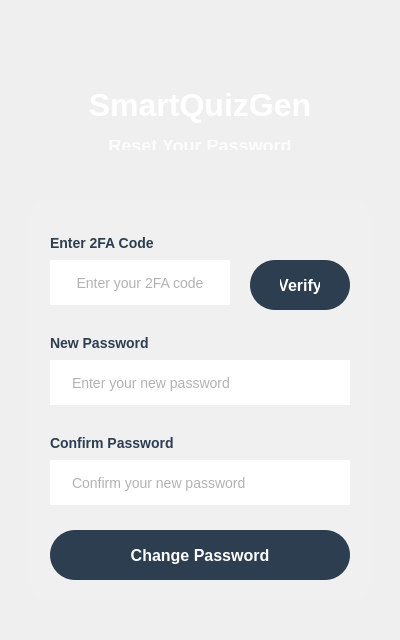
<?xml version="1.0" encoding="UTF-8"?>
<ui version="4.0">
 <class>Check2FA</class>
 <widget class="QWidget" name="Check2FA">
  <property name="geometry">
   <rect>
    <x>0</x>
    <y>0</y>
    <width>400</width>
    <height>640</height>
   </rect>
  </property>
  <property name="minimumSize">
   <size>
    <width>400</width>
    <height>640</height>
   </size>
  </property>
  <property name="maximumSize">
   <size>
    <width>400</width>
    <height>640</height>
   </size>
  </property>
  <property name="windowTitle">
   <string>SmartQuizGen - Reset Password</string>
  </property>
  <property name="styleSheet">
   <string notr="true">QWidget#Check2FA {
    background: qlineargradient(x1:0, y1:0, x2:0, y2:1,
                               stop:0 #6FB4E8, stop:1 #4A90E2);
}

QLabel#titleLabel {
    color: white;
    font-size: 32px;
    font-weight: bold;
    font-family: Arial, sans-serif;
}

QLabel#subtitleLabel {
    color: rgba(255, 255, 255, 200);
    font-size: 18px;
    font-family: Arial, sans-serif;
    margin-bottom: 20px;
}

QLabel {
    color: #2C3E50;
    font-size: 14px;
    font-weight: bold;
    font-family: Arial, sans-serif;
}

QLineEdit {
    background-color: white;
    border: none;
    border-radius: 25px;
    padding: 12px 20px;
    font-size: 14px;
    color: #666;
    font-family: Arial, sans-serif;
}

QLineEdit:focus {
    border: 2px solid #4A90E2;
    outline: none;
}

QPushButton {
    background-color: #2C3E50;
    color: white;
    border: none;
    border-radius: 25px;
    padding: 15px 30px;
    font-size: 16px;
    font-weight: bold;
    font-family: Arial, sans-serif;
    min-height: 20px;
}

QPushButton:hover {
    background-color: #34495E;
}

QPushButton:pressed {
    background-color: #1A252F;
}

QPushButton#checkCodeButton {
    background-color: #5DADE2;
    min-width: 100px;
    padding: 10px 15px;
    font-size: 14px;
}

QPushButton#checkCodeButton:hover {
    background-color: #4A90E2;
}

QFrame#contentFrame {
    background-color: rgba(255, 255, 255, 20);
    border-radius: 20px;
    padding: 20px;
}</string>
  </property>

  <!-- Main Title -->
  <widget class="QLabel" name="titleLabel">
   <property name="geometry">
    <rect>
     <x>0</x>
     <y>80</y>
     <width>400</width>
     <height>50</height>
    </rect>
   </property>
   <property name="text">
    <string>SmartQuizGen</string>
   </property>
   <property name="alignment">
    <set>Qt::AlignCenter</set>
   </property>
  </widget>

  <!-- Subtitle -->
  <widget class="QLabel" name="subtitleLabel">
   <property name="geometry">
    <rect>
     <x>0</x>
     <y>140</y>
     <width>400</width>
     <height>30</height>
    </rect>
   </property>
   <property name="text">
    <string>Reset Your Password</string>
   </property>
   <property name="alignment">
    <set>Qt::AlignCenter</set>
   </property>
  </widget>

  <!-- Content Frame -->
  <widget class="QFrame" name="contentFrame">
   <property name="geometry">
    <rect>
     <x>30</x>
     <y>200</y>
     <width>340</width>
     <height>400</height>
    </rect>
   </property>
   <property name="frameShape">
    <enum>QFrame::NoFrame</enum>
   </property>

   <!-- 2FA Code Section -->
   <widget class="QLabel" name="Code2FAText">
    <property name="geometry">
     <rect>
      <x>20</x>
      <y>30</y>
      <width>300</width>
      <height>25</height>
     </rect>
    </property>
    <property name="text">
     <string>Enter 2FA Code</string>
    </property>
   </widget>

   <widget class="QLineEdit" name="Code2FA">
    <property name="geometry">
     <rect>
      <x>20</x>
      <y>60</y>
      <width>180</width>
      <height>45</height>
     </rect>
    </property>
    <property name="placeholderText">
     <string>Enter your 2FA code</string>
    </property>
    <property name="alignment">
     <set>Qt::AlignCenter</set>
    </property>
   </widget>

   <widget class="QPushButton" name="Check2FAButton">
    <property name="geometry">
     <rect>
      <x>220</x>
      <y>60</y>
      <width>100</width>
      <height>45</height>
     </rect>
    </property>
    <property name="text">
     <string>Verify</string>
    </property>
   </widget>

   <!-- New Password Section -->
   <widget class="QLabel" name="NewPasswordText">
    <property name="geometry">
     <rect>
      <x>20</x>
      <y>130</y>
      <width>300</width>
      <height>25</height>
     </rect>
    </property>
    <property name="text">
     <string>New Password</string>
    </property>
   </widget>

   <widget class="QLineEdit" name="NewPassword">
    <property name="geometry">
     <rect>
      <x>20</x>
      <y>160</y>
      <width>300</width>
      <height>45</height>
     </rect>
    </property>
    <property name="placeholderText">
     <string>Enter your new password</string>
    </property>
    <property name="echoMode">
     <enum>QLineEdit::Password</enum>
    </property>
   </widget>

   <!-- Confirm Password Section -->
   <widget class="QLabel" name="ConfirmPasswordText">
    <property name="geometry">
     <rect>
      <x>20</x>
      <y>230</y>
      <width>300</width>
      <height>25</height>
     </rect>
    </property>
    <property name="text">
     <string>Confirm Password</string>
    </property>
   </widget>

   <widget class="QLineEdit" name="ConfirmPassword">
    <property name="geometry">
     <rect>
      <x>20</x>
      <y>260</y>
      <width>300</width>
      <height>45</height>
     </rect>
    </property>
    <property name="placeholderText">
     <string>Confirm your new password</string>
    </property>
    <property name="echoMode">
     <enum>QLineEdit::Password</enum>
    </property>
   </widget>

   <!-- Change Password Button -->
   <widget class="QPushButton" name="changePassword">
    <property name="geometry">
     <rect>
      <x>20</x>
      <y>330</y>
      <width>300</width>
      <height>50</height>
     </rect>
    </property>
    <property name="text">
     <string>Change Password</string>
    </property>
   </widget>
  </widget>
 </widget>
 <resources/>
 <connections/>
</ui>
